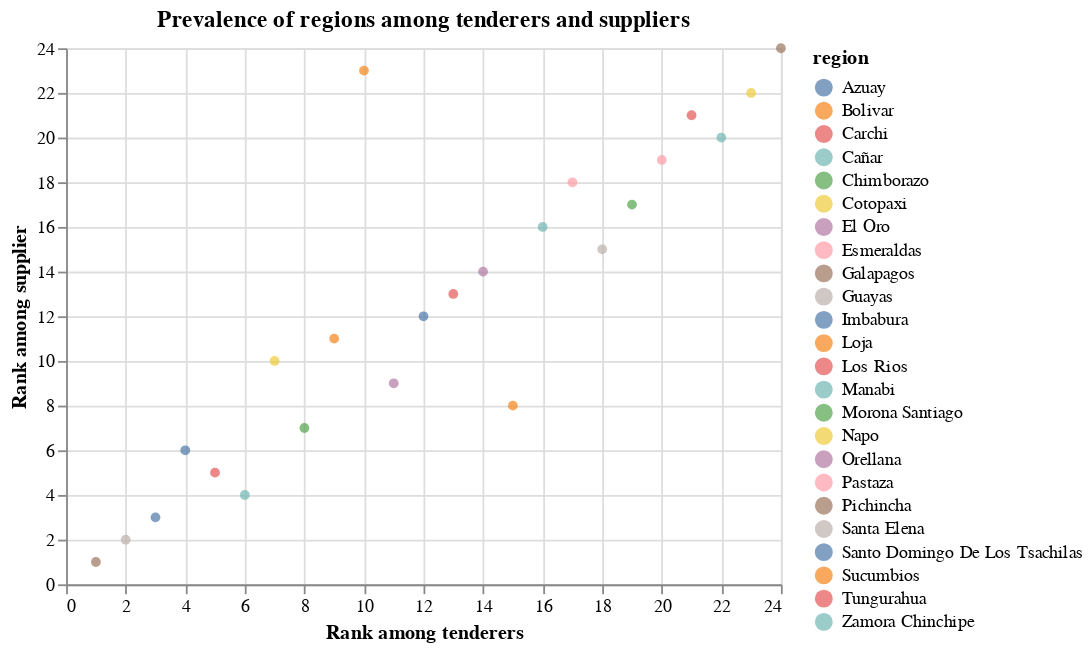

Notebook code for this chart:
### Code cell
# plot tenderers' regions vs suppliers' regions
chart_regions_roles = alt.Chart(
    data=regions_roles.pivot(index='region', columns='role', values='rank').reset_index()
)\
.mark_circle()\
.encode(
    alt.X('tenderer:Q', title='Rank among tenderers'),
    alt.Y('supplier:Q', title='Rank among supplier'),
    alt.Color('region:N'),
    tooltip='region:N'
)\
.properties(
    title='Prevalence of regions among tenderers and suppliers'
)

save(chart_regions_roles, './assets/regions_roles.png')

chart_regions_roles

### Figure 1 — Vega-Lite specification as saved in the notebook (floating-point values rounded to 4 significant figures)
{"config": {"view": {"continuousWidth": 400, "continuousHeight": 300}}, "data": {"name": "data-b24c64dc511c21db3236038cf40aa01e"}, "mark": "circle", "encoding": {"color": {"field": "region", "type": "nominal"}, "tooltip": {"field": "region", "type": "nominal"}, "x": {"field": "tenderer", "title": "Rank among tenderers", "type": "quantitative"}, "y": {"field": "supplier", "title": "Rank among supplier", "type": "quantitative"}}, "title": "Prevalence of regions among tenderers and suppliers", "$schema": "https://vega.github.io/schema/vega-lite/v4.17.0.json", "datasets": {"data-b24c64dc511c21db3236038cf40aa01e": [{"region": "Azuay", "buyer": 3.0, "procuringEntity": 3.0, "supplier": 3.0, "tenderer": 3.0}, {"region": "Bolivar", "buyer": 23.0, "procuringEntity": 23.0, "supplier": 23.0, "tenderer": 10.0}, {"region": "Carchi", "buyer": 17.0, "procuringEntity": 17.0, "supplier": 21.0, "tenderer": 21.0}, {"region": "Cañar", "buyer": 14.0, "procuringEntity": 14.0, "supplier": 16.0, "tenderer": 16.0}, {"region": "Chimborazo", "buyer": 5.0, "procuringEntity": 5.0, "supplier": 7.0, "tenderer": 8.0}, {"region": "Cotopaxi", "buyer": 11.0, "procuringEntity": 11.0, "supplier": 10.0, "tenderer": 7.0}, {"region": "El Oro", "buyer": 8.0, "procuringEntity": 8.0, "supplier": 9.0, "tenderer": 11.0}, {"region": "Esmeraldas", "buyer": 13.0, "procuringEntity": 13.0, "supplier": 19.0, "tenderer": 20.0}, {"region": "Galapagos", "buyer": 24.0, "procuringEntity": 24.0, "supplier": 24.0, "tenderer": 24.0}, {"region": "Guayas", "buyer": 2.0, "procuringEntity": 2.0, "supplier": 2.0, "tenderer": 2.0}, {"region": "Imbabura", "buyer": 10.0, "procuringEntity": 10.0, "supplier": 6.0, "tenderer": 4.0}, {"region": "Loja", "buyer": 7.0, "procuringEntity": 7.0, "supplier": 11.0, "tenderer": 9.0}, {"region": "Los Rios", "buyer": 9.0, "procuringEntity": 9.0, "supplier": 13.0, "tenderer": 13.0}, {"region": "Manabi", "buyer": 4.0, "procuringEntity": 4.0, "supplier": 4.0, "tenderer": 6.0}, {"region": "Morona Santiago", "buyer": 16.0, "procuringEntity": 16.0, "supplier": 17.0, "tenderer": 19.0}, {"region": "Napo", "buyer": 22.0, "procuringEntity": 22.0, "supplier": 22.0, "tenderer": 23.0}, {"region": "Orellana", "buyer": 15.0, "procuringEntity": 15.0, "supplier": 14.0, "tenderer": 14.0}, {"region": "Pastaza", "buyer": 21.0, "procuringEntity": 21.0, "supplier": 18.0, "tenderer": 17.0}, {"region": "Pichincha", "buyer": 1.0, "procuringEntity": 1.0, "supplier": 1.0, "tenderer": 1.0}, {"region": "Santa Elena", "buyer": 18.0, "procuringEntity": 18.0, "supplier": 15.0, "tenderer": 18.0}, {"region": "Santo Domingo De Los Tsachilas", "buyer": 20.0, "procuringEntity": 20.0, "supplier": 12.0, "tenderer": 12.0}, {"region": "Sucumbios", "buyer": 12.0, "procuringEntity": 12.0, "supplier": 8.0, "tenderer": 15.0}, {"region": "Tungurahua", "buyer": 6.0, "procuringEntity": 6.0, "supplier": 5.0, "tenderer": 5.0}, {"region": "Zamora Chinchipe", "buyer": 19.0, "procuringEntity": 19.0, "supplier": 20.0, "tenderer": 22.0}]}}
